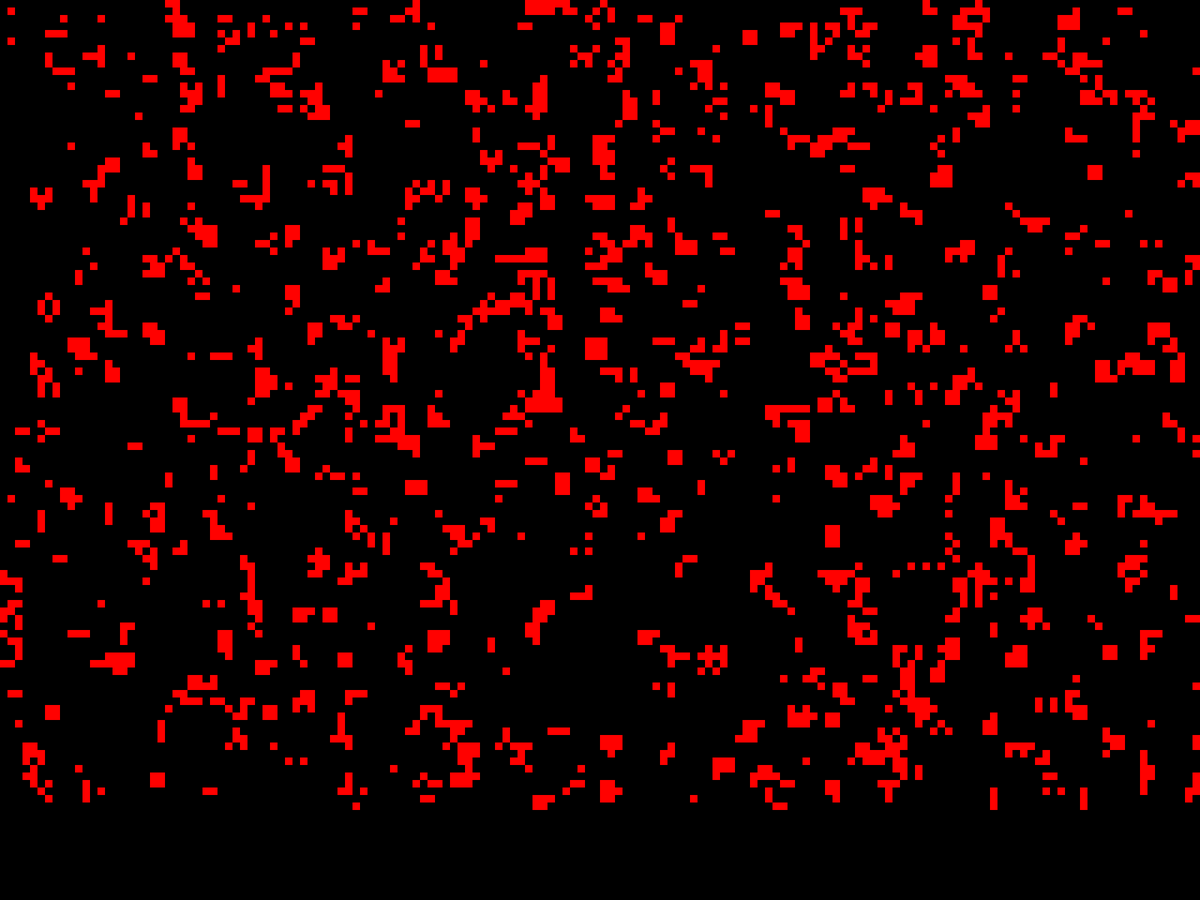
Frame 1 (no input)
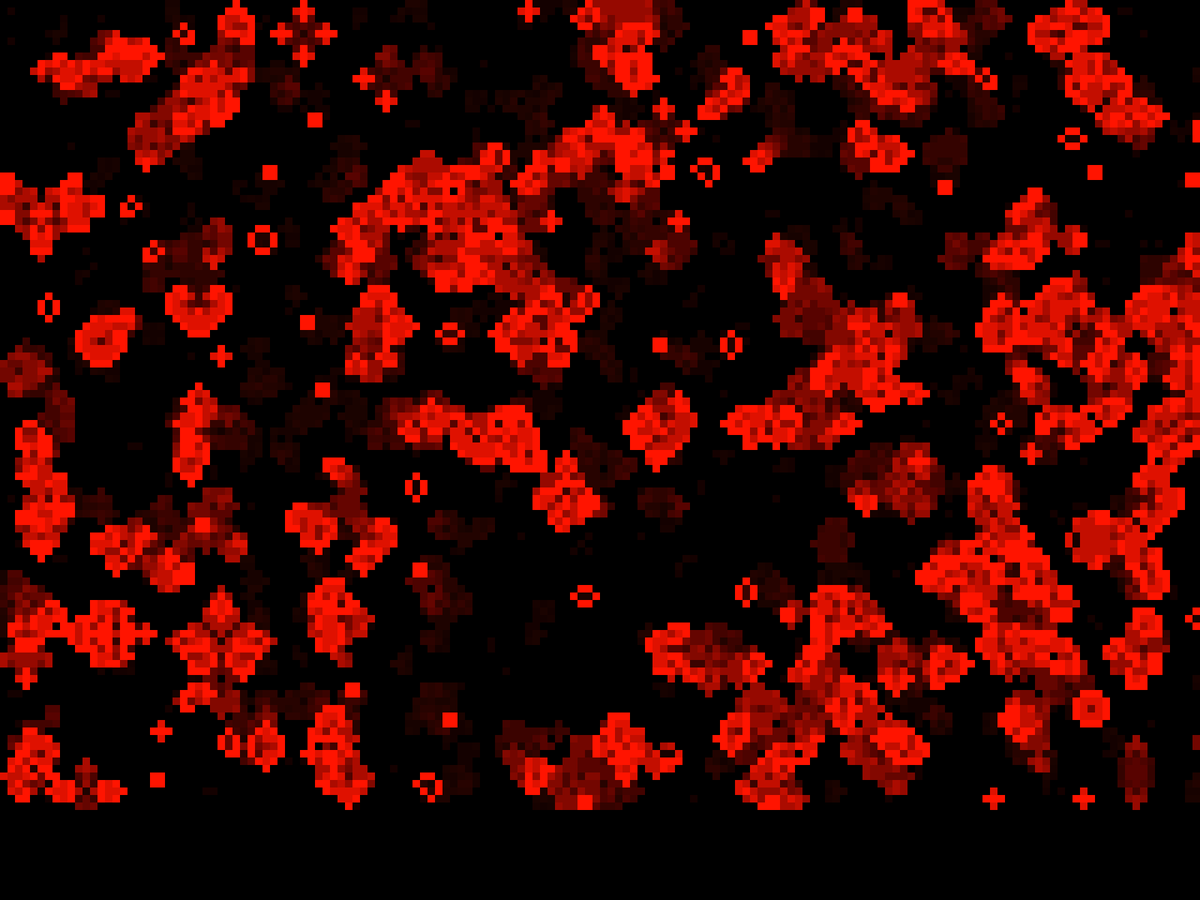
Frame 60 (the mouse pressed at the canvas centre just before this capture)
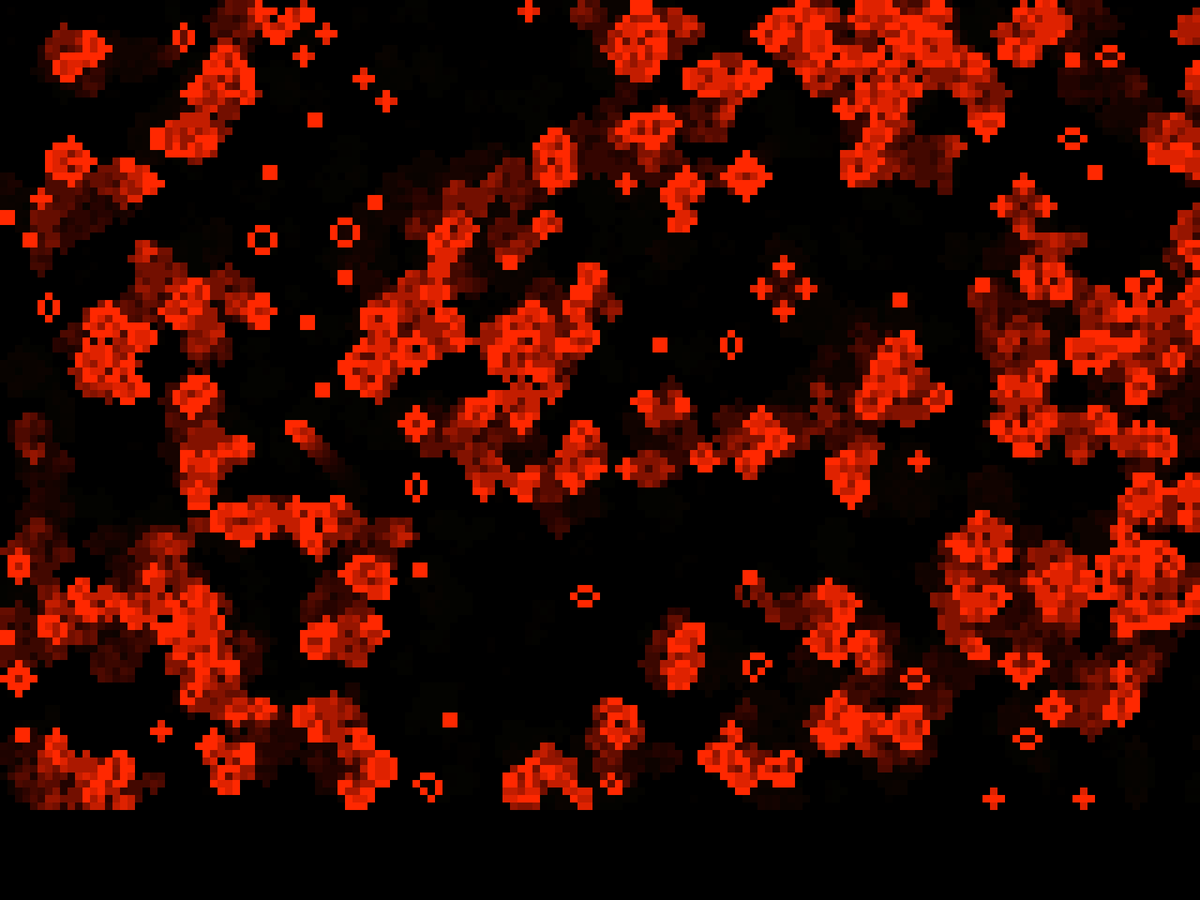
Frame 120 (the mouse held since frame 60 and released just before this capture)

The Processing sketch that drew these frames (run headless with seeded random() and noise(); from frame 60 on, the mouse is pressed at the canvas centre):

// Processing sketch: Johny_GameOfLife
// ── Johny_GameOfLife.pde
int screenX = 194;
int screenY = 110;

boolean[][] field = new boolean[screenX][];
boolean[][] oldField = new boolean[screenX][];
boolean[][] olderField = new boolean[screenX][];
boolean[][] oldererField = new boolean[screenX][];
int xCord = 0;
int yCord = 0;
int neighbours = 0;
int timer = 0;
boolean theSame;

int redC = 255;
int greenC = 0;
int blueC = 0;
int changeSpeed = 1;

void setup()
{
  fullScreen();
  background(0, 0, 0);
  noStroke();
  generateField();
}

void generateField()
{
    for (int i = 0; i < field.length; i++)
  {
    field[i] = new boolean[screenY];
    oldField[i] =  new boolean[screenY];
    olderField[i] =  new boolean[screenY];
    oldererField[i] =  new boolean[screenY];
    if (i == 0 || i == field.length -1)
    {
      for (int j = 0; j < field[i].length; j++)
      {
        field[i][j] = false;
      }
    }
    else
    {
      for (int j = 0; j < field[i].length; j++)
      {
        if (j == 0 || j == field[i].length - 1)
        {
          field[i][j] = false;
        }
        else
        {
          field[i][j] = random(1) > 0.85;
        }
      }
    }
    
  }
}

void generateColour() 
{
      //red to yellow
    if (greenC < 255 && redC >= 255 && blueC == 0)
    {
      greenC += changeSpeed;
      blueC = 0;
    }
    //yellow to green
    else if (redC > 0 && greenC >= 255)
    {
      redC -= changeSpeed;
      greenC = 255;
    }
    //green to cyan
    else if (blueC < 255 && greenC >= 255)
    {
      redC = 0;
      blueC += changeSpeed;
    }
    //cyan to blue
    else if (greenC > 0 && blueC >= 255)
    {
      greenC -= changeSpeed;
      blueC = 255;
    }
    //blue to magenta
    else if (redC < 255 && blueC >= 255)
    {
      redC += changeSpeed;
      greenC = 0;
    }
    //magenta to red
    else if (blueC > 0 && redC >= 255)
    {
      redC = 255;
      blueC -= changeSpeed;
    }
    fill(redC, greenC, blueC);
}

void draw()
{
  if (timer == 0)
  {
    for (int i = 0; i < field.length; i++)
    {
       for (int j = 0; j < field[i].length; j++)
       {
         oldererField[i][j] = olderField[i][j];
         olderField[i][j] = oldField[i][j];
         oldField[i][j] = field[i][j];
       }
    }
    for (int i = 1; i < field.length - 1; i++)
    {
      for (int j = 1; j < field[i].length - 1; j++)
      {
        neighbours = 0;
        if (oldField[i-1][j-1]) { neighbours++; }
        if (oldField[i][j-1]) { neighbours++; }
        if (oldField[i+1][j-1]) { neighbours++; }
        if (oldField[i-1][j]) { neighbours++; }
        if (oldField[i+1][j]) { neighbours++; }
        if (oldField[i-1][j+1]) { neighbours++; }
        if (oldField[i][j+1]) { neighbours++; }
        if (oldField[i+1][j+1]) { neighbours++; }
      
        if (neighbours < 2) { field[i][j] = false; }
        if (neighbours == 3) { field[i][j] = true; }
        if (neighbours > 3) { field[i][j] = false; }
      }
    }
    
    fill(0, 0, 0, 32);
    square(0, 0, 5000);
    xCord = 0;
    generateColour();
    for (int i = 1; i < field.length - 1; i++)
    {
      yCord = 0;
      for (int j = 1; j < field[i].length - 1; j++)
      {
        if (field[i][j])
        {
          square(xCord, yCord, 10);
        }
        yCord += 10;
      }
      xCord += 10;
    }
    theSame = true;
     for (int i = 0; i < field.length; i++)
    {
       for (int j = 0; j < field[i].length; j++)
       {
         if (!(olderField[i][j] == field[i][j]) && !(oldererField[i][j] == field[i][j]))
         {
           theSame = false;
         }
       }
    }
    if (theSame)
    {
      generateField();
    }
    
    timer = 3;
  }
  timer--;
  
}
